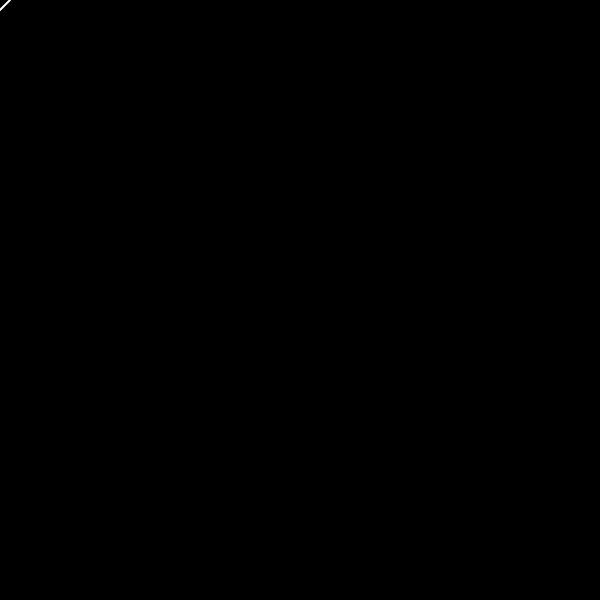
Frame 1 (no input)
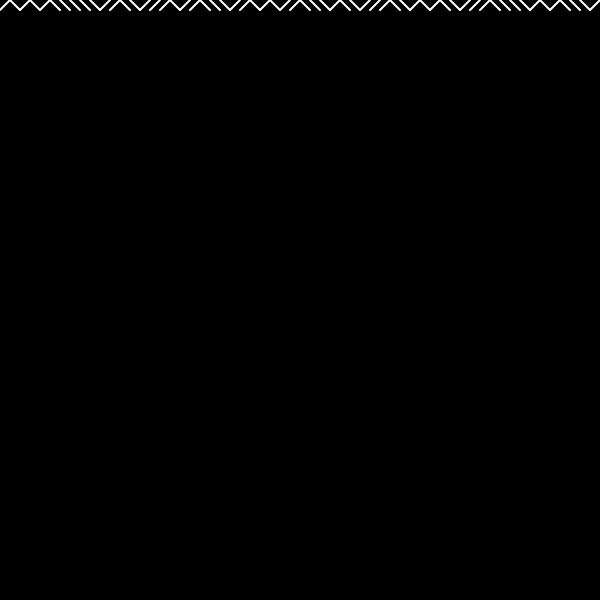
Frame 60 (no input)
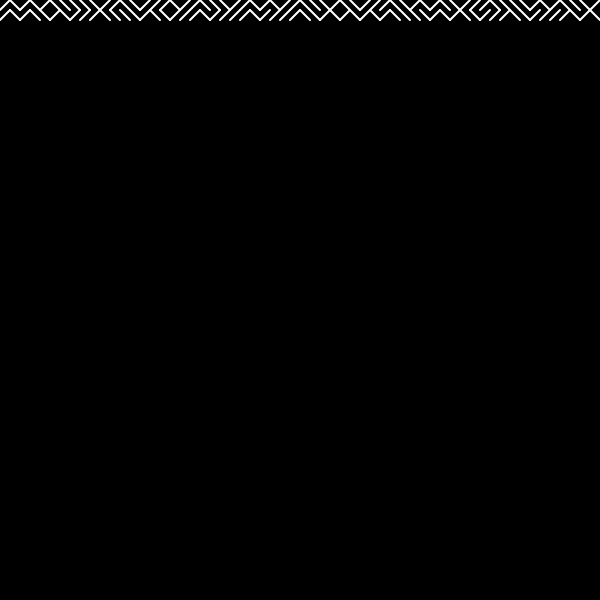
Frame 120 (the mouse pressed at the canvas centre since frame 60)

The p5.js sketch that drew these frames (run headless with seeded random() and noise() and a simulated clock; from frame 60 on, the mouse is pressed at the canvas centre):

// p5.js sketch
// ── sketch.js

/** Indices, column and row count and width and height */
let i = 0;
let cols = 60;
let rows = 60;
let w;
let h;

function setup() {
  createCanvas(600, 600);
  w = width / cols;
  h = height / rows;
}

function draw() {

  /** Reset always when end is reached and at start. */
  if ((i % (cols * rows)) == 0) {
    background(0);
    i = 0;
  }

  /** Calculate the coordinates based on the indices. */
  let x = (i % cols) * w;
  let y = floor(i / rows) * h;

  /** Draw the line based on a 50-50 probability. */
  stroke(255);
  strokeWeight(2);
  if (random() < 0.5) {
    line(x, y, x + w, y + h);
  } else {
    line(x + w, y, x, y + h);
  }

  /** Increase index. */
  i++;
}
